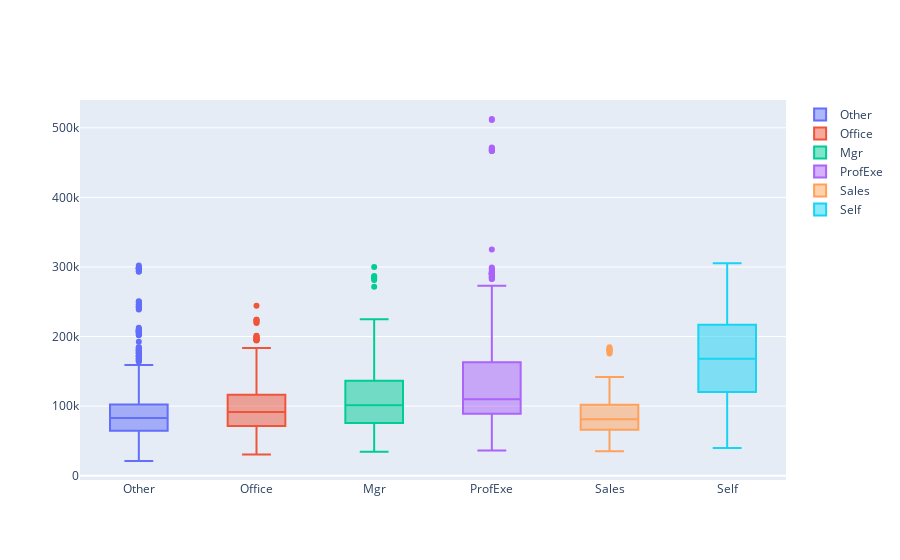

Notebook source saved alongside this figure:
### Code cell
data = []
for genre in df.JOB.unique():
    data.append(
        go.Box(y=df[df.JOB==genre].VALUE, name=genre)
    )

# визуализируем данные
iplot(data, show_link = False)
